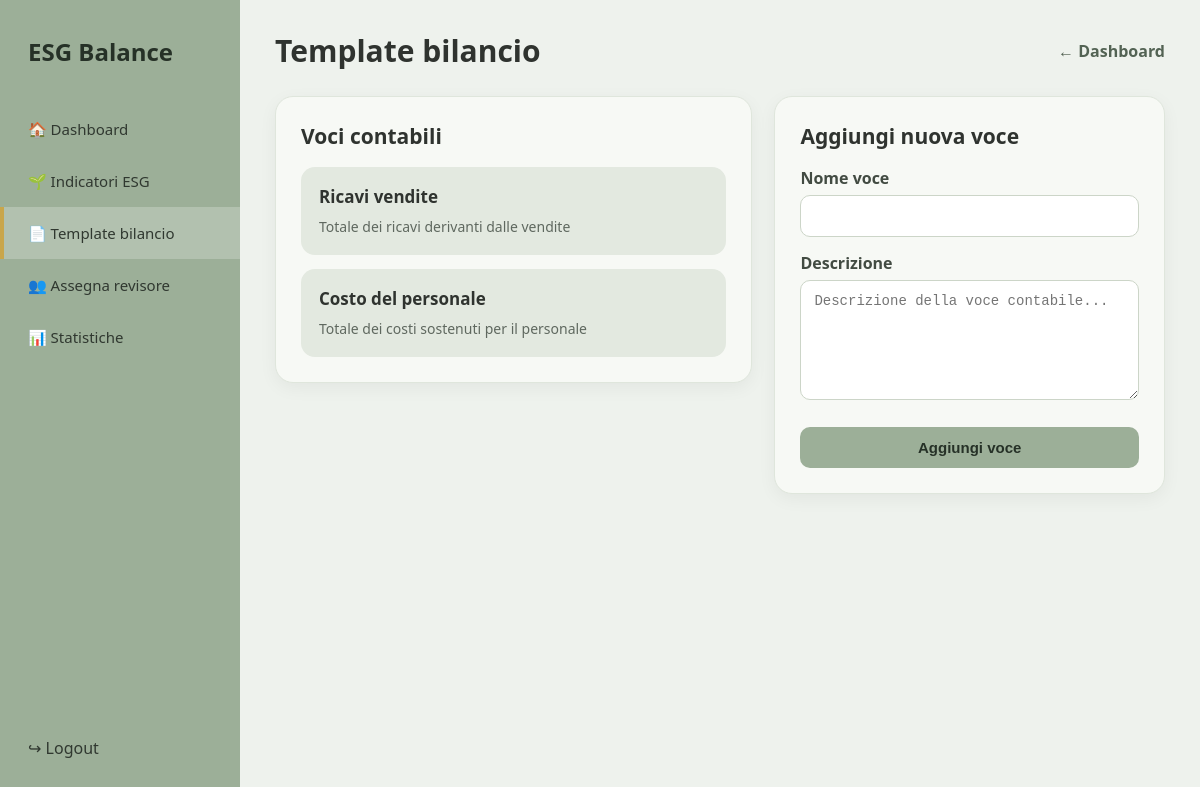
Screenshot of /admin/template.php (signed in) with the database file from the repository.
### tables this page shows
CREATE TABLE IF NOT EXISTS `vocecontabile` (
  `id_voce` int(11) NOT NULL,
  `nome` varchar(100) NOT NULL,
  `descrizione` text
);

### admin/template.php (the view, shortened to what this page needs)
<?php
require_once __DIR__ . '/../config/database.php';
$voci = $connessione->query(
    "SELECT id_voce, nome, descrizione
     FROM VoceContabile
     ORDER BY id_voce"
);
?>
<!DOCTYPE html>
<html lang="it">
<head>
</head>
<body>
<div class="layout">
    <aside class="sidebar">
        <div>
            <div class="logo">
                ESG Balance
            </div>
            <nav class="menu">
                <a href="dashboard_admin.php">
                    🏠 Dashboard
                </a>
                <a href="indicatori.php">
                    🌱 Indicatori ESG
                </a>
                <a href="template.php" class="active">
                    📄 Template bilancio
                </a>
                <a href="assegna_revisore.php">
                    👥 Assegna revisore
                </a>
                <a href="../statistiche.php">
                    📊 Statistiche
                </a>
            </nav>
        </div>
        <div class="logout-area">
            <a href="../logout.php">
                ↪ Logout
            </a>
        </div>
    </aside>
    <main class="main">
        <div class="topbar">
            <h1>Template bilancio</h1>
            <a class="back-link" href="dashboard_admin.php">
                ← Dashboard
            </a>
        </div>
        <div class="content-grid">
            <div class="panel">
                <h2>Voci contabili</h2>
                <?php if ($voci && $voci->num_rows > 0): ?>
                    <?php while ($voce = $voci->fetch_assoc()): ?>
                        <div class="voce">
                            <h3>
                                <?php echo htmlspecialchars($voce["nome"]); ?>
                            </h3>
                            <div class="descrizione">
                                <?php
                                echo !empty($voce["descrizione"])
                                    ? htmlspecialchars($voce["descrizione"])
                                    : "Nessuna descrizione";
                                ?>
                            </div>
                        </div>
                    <?php endwhile; ?>
                <?php else: ?>
                    <p class="empty">
                        Nessuna voce presente nel template.
                    </p>
                <?php endif; ?>
            </div>
            <div class="panel">
                <h2>Aggiungi nuova voce</h2>
                <form method="post">
                    <label for="nome">
                        Nome voce
                    </label>
                    <input
                        type="text"
                        name="nome"
                        id="nome"
                        required
                    >
                    <label for="descrizione">
                        Descrizione
                    </label>
                    <textarea
                        name="descrizione"
                        id="descrizione"
                        placeholder="Descrizione della voce contabile..."
                    ></textarea>
                    <button type="submit">
                        Aggiungi voce
                    </button>
                </form>
            </div>
        </div>
    </main>
</div>
</body>
</html>

### admin/template.php (style rules this page uses)
* { box-sizing: border-box; }
body { margin: 0; font-family: "Segoe UI", Arial, sans-serif; background: #eef2ed; color: #2f332f; }
.layout { display: flex; min-height: 100vh; }
.sidebar { width: 240px; background: #9caf98; padding: 35px 0 25px; display: flex; flex-direction: column; justify-content: space-between; }
.logo { padding: 0 28px 35px; font-size: 24px; font-weight: 700; color: #263127; }
.menu { display: flex; flex-direction: column; }
.menu a { text-decoration: none; color: #303830; padding: 16px 28px; display: flex; align-items: center; gap: 12px; font-size: 15px; transition: 0.2s; }
.menu a:hover, .menu a.active { background: rgba(255, 255, 255, 0.22); border-left: 4px solid #c9a64b; padding-left: 24px; }
.logout-area a { text-decoration: none; color: #303830; padding: 16px 28px; display: block; }
.main { flex: 1; padding: 30px 35px; }
.topbar { display: flex; justify-content: space-between; align-items: center; margin-bottom: 25px; }
.topbar h1 { margin: 0; font-size: 30px; }
.back-link { text-decoration: none; color: #536354; font-weight: 600; }
.content-grid { display: grid; grid-template-columns: 1.1fr 0.9fr; gap: 22px; align-items: start; }
.panel { background: #f7f9f5; border-radius: 18px; padding: 25px; border: 1px solid #dfe6dc; box-shadow: 0 5px 18px rgba(0,0,0,0.05); }
.panel h2 { margin-top: 0; font-size: 21px; }
.voce { background: #e3e9e0; border-radius: 14px; padding: 18px; margin-bottom: 14px; }
.voce:last-child { margin-bottom: 0; }
.voce h3 { margin: 0 0 8px; font-size: 17px; }
.descrizione { color: #5f685f; font-size: 14px; line-height: 1.5; }
label { display: block; font-weight: 600; margin-top: 15px; margin-bottom: 6px; color: #424b42; }
input, textarea { width: 100%; padding: 12px 13px; border: 1px solid #ccd5c8; border-radius: 10px; font-size: 14px; background: white; outline: none; }
textarea { min-height: 120px; resize: vertical; }
button { width: 100%; margin-top: 22px; padding: 12px; border: none; border-radius: 10px; background: #9caf98; color: #263127; font-size: 15px; font-weight: 700; cursor: pointer; transition: 0.2s; }

### rows the page displays
vocecontabile: nome "Ricavi vendite", descrizione "Totale dei ricavi derivanti dalle vendite"
vocecontabile: nome "Costo del personale", descrizione "Totale dei costi sostenuti per il personale"
